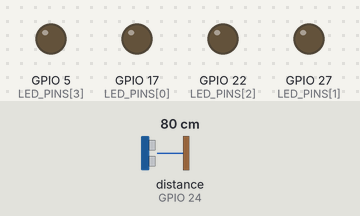
Simulated run of this program. Board: Raspberry Pi (BCM pin numbers). Parts: output pins drawn as LEDs (lit = HIGH). Dashed ring = blinking. Inputs (shaded band) come from the test bench; at power-on: distance to the obstacle (sensor on GPIO 24) 80 cm. The echo pulse lasts 58.3 µs per cm; the clock reads 2024-03-15 10:24:30 at power-on unless the program sets it; pins used as bus, display or sensor lines are not drawn.

Above: at 1.2 s.
1.3 s: distance to the obstacle (sensor on GPIO 24) set to 6 cm
2.8 s: distance to the obstacle (sensor on GPIO 24) set to 3 cm
At 3.06 s:
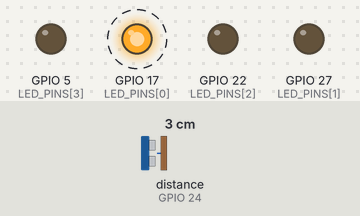
At 4.07 s:
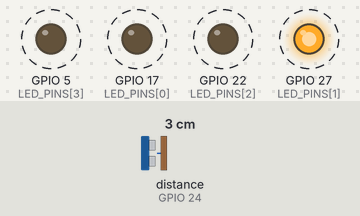
Timing chart, 0 to 11.8 s (numbered marks = the images above; inputs shaded):
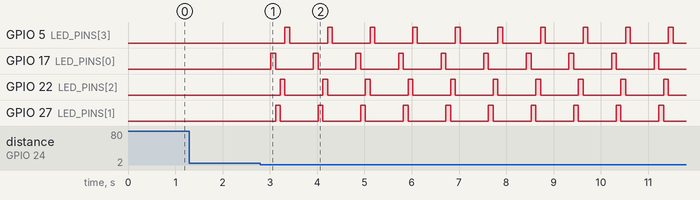

The program:

EX05-SS_LED.py
```python
# 5 Patró de Senyalització Seqüencial amb LEDs
# Crear un patró seqüencial d'encesa de quatre LEDs en funció de la proximitat de l'objecte
# detectat.
# Solució en codi:
# Solució en codi Python
import RPi.GPIO as GPIO
import time

GPIO.setmode(GPIO.BCM)
LED_PINS = [17, 27, 22, 5]
TRIG = 23
ECHO = 24

GPIO.setup(TRIG, GPIO.OUT)
GPIO.setup(ECHO, GPIO.IN)
for pin in LED_PINS:
    GPIO.setup(pin, GPIO.OUT)

def distance():
    GPIO.output(TRIG, True)
    time.sleep(0.00001)
    GPIO.output(TRIG, False)
    start, stop = time.time(), time.time()

    while GPIO.input(ECHO) == 0:
        start = time.time()
    while GPIO.input(ECHO) == 1:
        stop = time.time()

    return (stop - start) * 34300 / 2

try:
    while True:
        dist = distance()
        if dist < 5:
            for pin in LED_PINS:
                GPIO.output(pin, True)
                time.sleep(0.1)
                GPIO.output(pin, False)
        time.sleep(0.5)

except KeyboardInterrupt:
    GPIO.cleanup() 
```

Measured:
- the behaviour switches between 5 and 4 cm on distance to the obstacle (sensor on GPIO 24) (found by bisection; images 0 and 1)
- after the input at 1.3 s, every drawn part: stays the same
- after the input at 2.8 s, GPIO 5 (LED_PINS[3]): alternates HIGH for 0.10 s and LOW for 0.80 s, starting after 0.52 s; GPIO 17 (LED_PINS[0]): alternates HIGH for 0.10 s and LOW for 0.80 s, starting after 0.22 s
